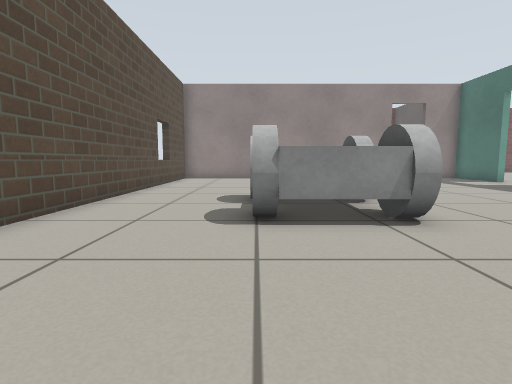
[1] (above)

24 first-person views from a walk through a robot-simulator world made for Gazebo. The camera is 0.5 m above the floor, tilts 6° down and sees 80° across. The floor is counted in squares, 0.5 m on a side. Each view is taken from the middle of a square. On the plan, view 1 faces up. The plan holds only what a view shows up to about 12 squares ahead; the rest is blank. Robots are left out. Simple patterns stand in for the simulator's built-in surfaces.

[2]
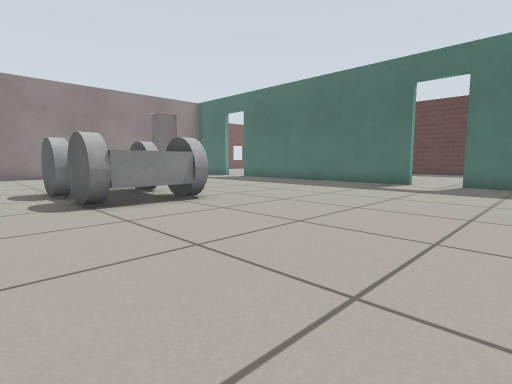

[3]
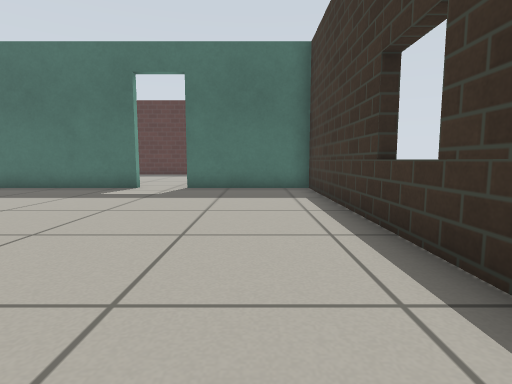

[4]
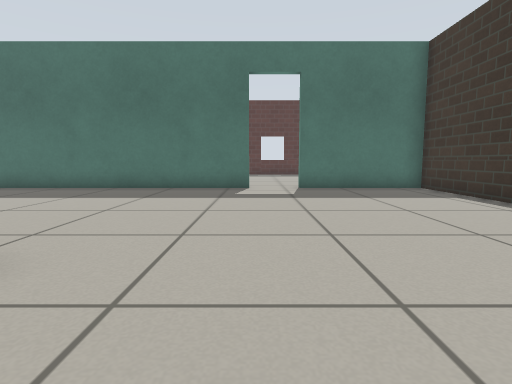

[5]
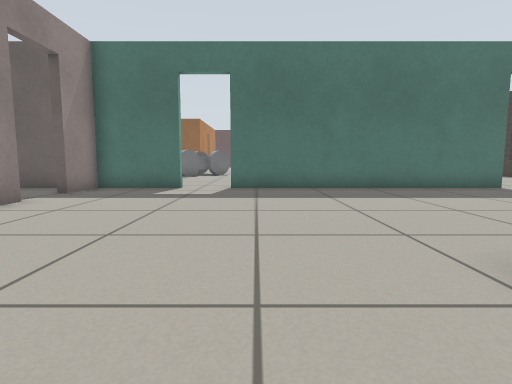

[6]
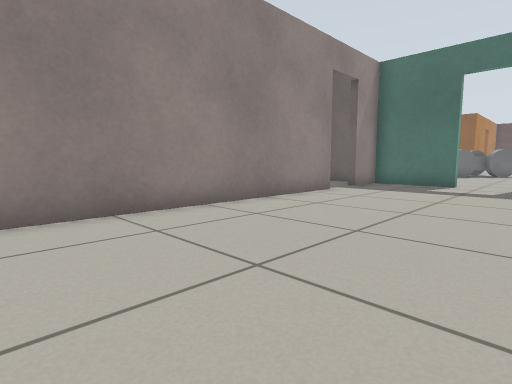

[7]
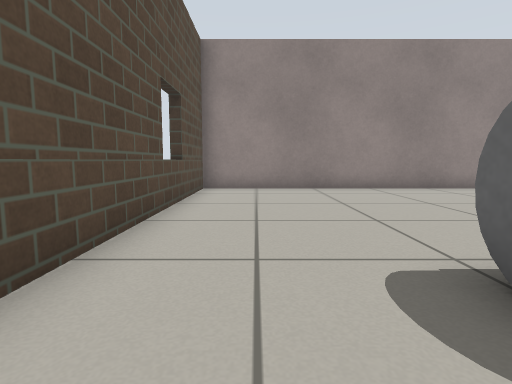

[8]
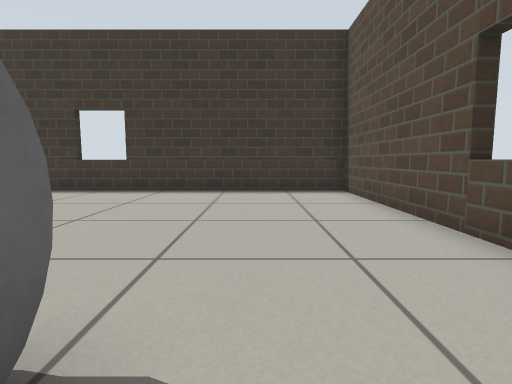

[9]
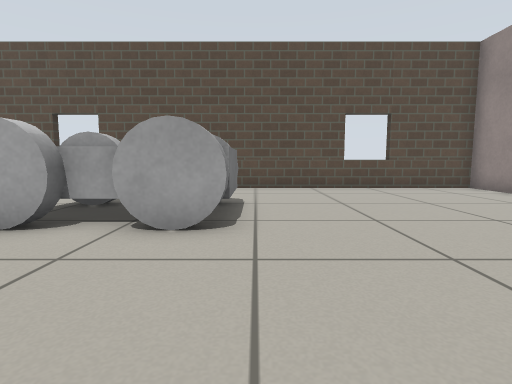

[10]
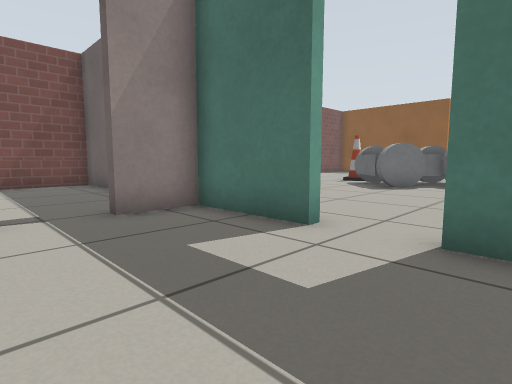

[11]
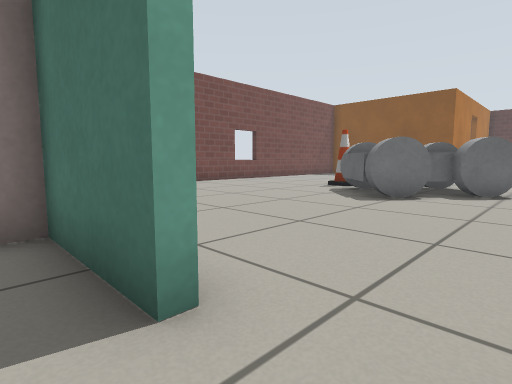

[12]
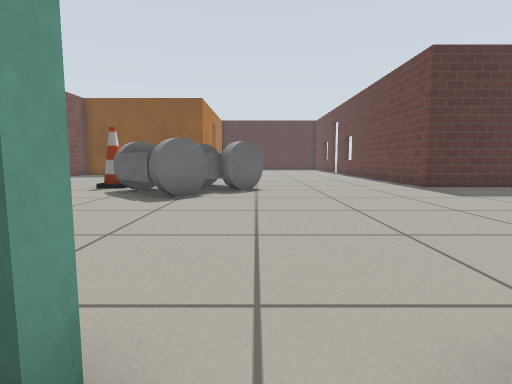

[13]
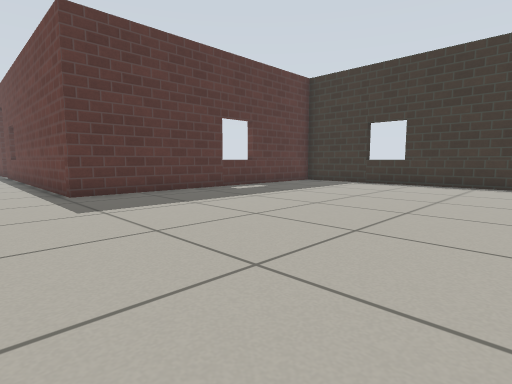

[14]
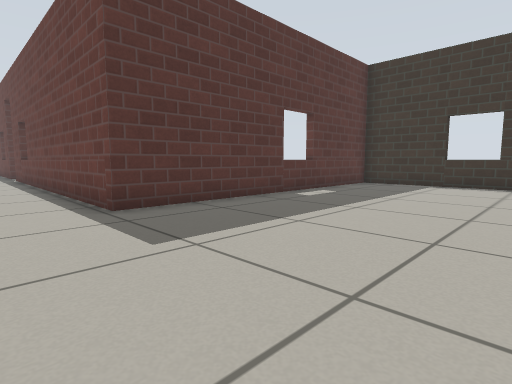

[15]
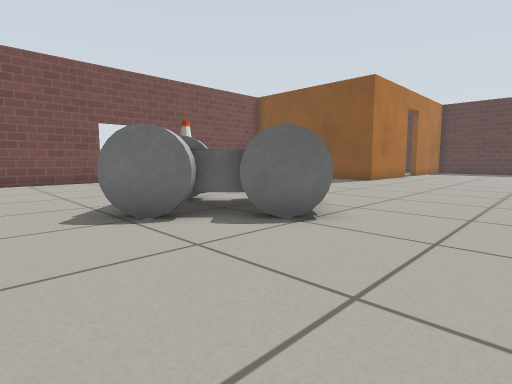

[16]
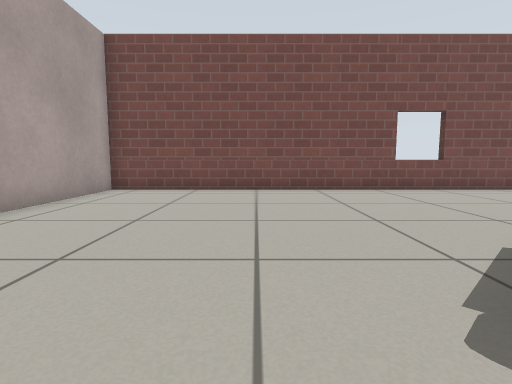

[17]
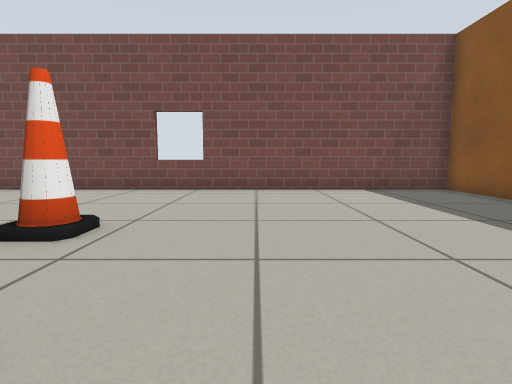

[18]
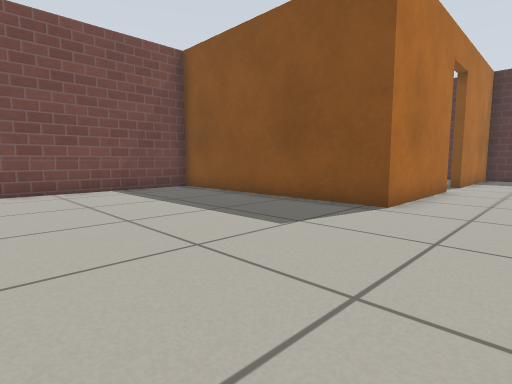

[19]
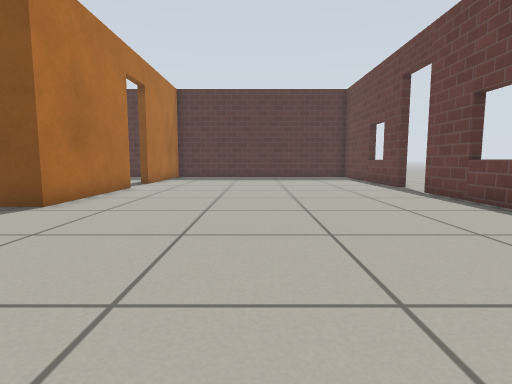

[20]
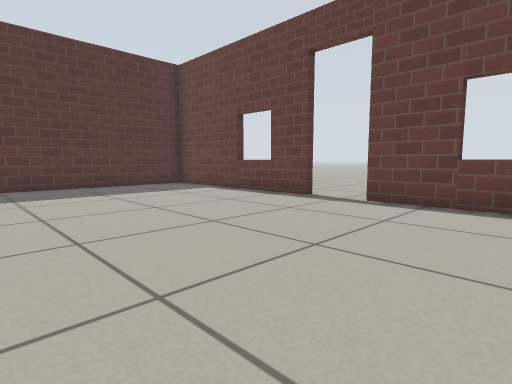

[21]
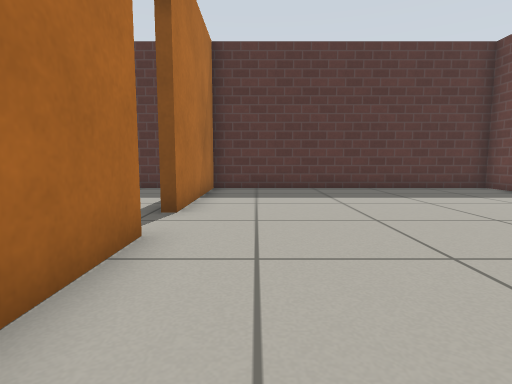

[22]
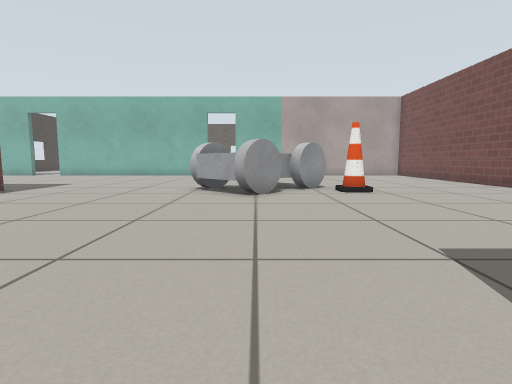

[23]
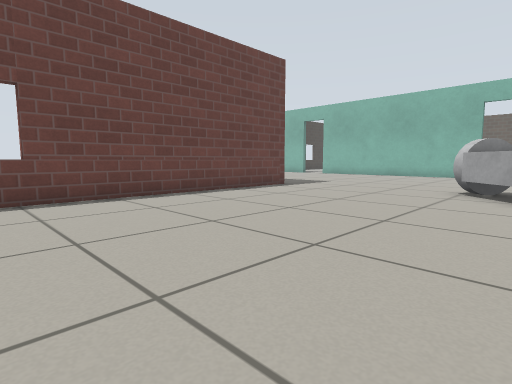

[24]
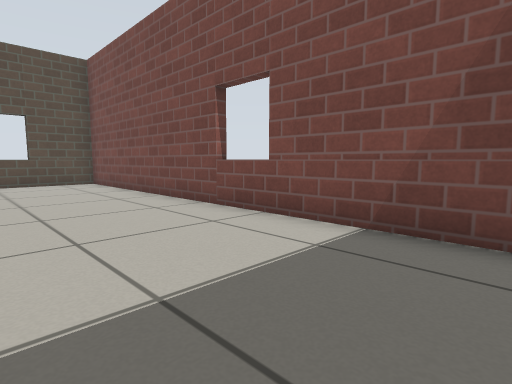

### Floor plan
Points are (right, up) in squares from view 1. A wall is a line through its corners. A room is listed if a view was taken in it or the views show most of it. See-through windows are left out.
Room 1 (views 1, 2, 3, 4, 5, 6, 7, 8, 9, 10, 11, 12)
walls: (10.8, 2.2) (10.8, 12); (10.8, 13.7) (10.8, 16.6) (9.1, 16.6); (7.4, 16.6) (-3.8, 16.6) (-3.8, -3.9) (10.8, -3.9) (10.8, 0.4)
ways out: open door at (11, 1.5) to room 2; open door at (11, 12.5) to room 2; open door at (8.5, 17) to room 3
objects: other object (0, 5) to (3, 9)
Room 2 (views 13, 14, 15, 16, 17, 18, 19, 20, 21, 22, 23)
walls: (35, 16.6) (30.4, 16.6) (30.4, 24.2) (11.1, 24.2) (11.1, 19.6); (35.1, 6.8) (41.8, 6.8) (41.8, 16.6) (36.6, 16.6); (21.1, -2.4) (21.1, 6.8) (33.4, 6.8); (13, -3.9) (19.6, -3.9)
ways out: open door at (11, 1.5) to room 1; open door at (11, 12.5) to room 1; open door at (34.5, 7); open door at (35.5, 17)
objects: other object (18, 13) to (23, 17); cone (21, 18)
Room 3 (view 24)
walls: (-3.8, 23.6) (-3.8, 21.1); (10.8, 22) (10.8, 24.2) (-3.2, 24.2); (10.8, 18) (10.8, 19.5)
ways out: open door at (8.5, 17) to room 1

Positions as (right, up) in squares from view 1, and headings:
1: (0, 0), facing up
2: (-2, -2), facing up-right
3: (0, -2), facing right
4: (0, 2), facing right
5: (0, 11), facing right
6: (-2, 11), facing up-right
7: (-2, 6), facing up
8: (-1, 6), facing down
9: (7, 9), facing left
10: (7, 11), facing up-right
11: (10, 12), facing up-right
12: (10, 13), facing right
13: (12, 9), facing down-right
14: (15, 9), facing down-right
15: (16, 10), facing up-right
16: (16, 14), facing up
17: (24, 14), facing up
18: (24, 14), facing up-right
19: (24, 12), facing right
20: (30, 14), facing down-right
21: (31, 15), facing right
22: (31, 15), facing left
23: (31, 15), facing down-left
24: (10, 20), facing up-left
